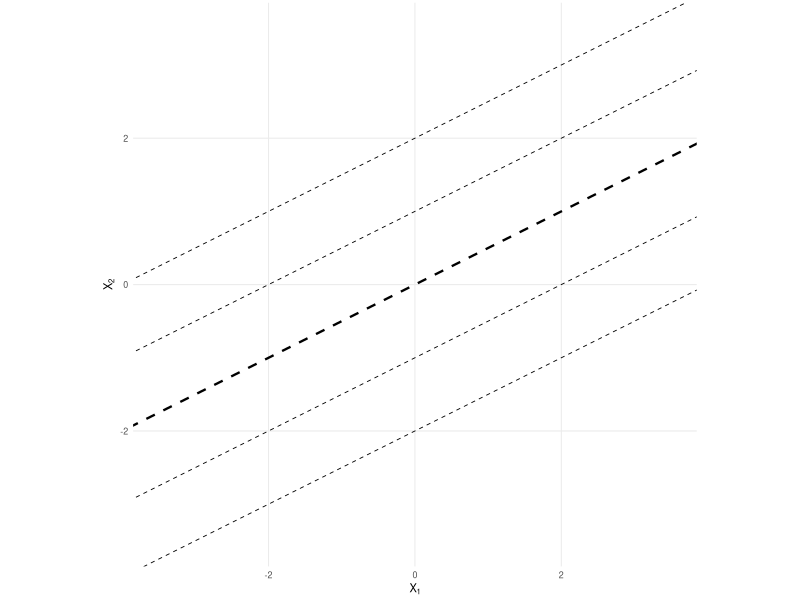
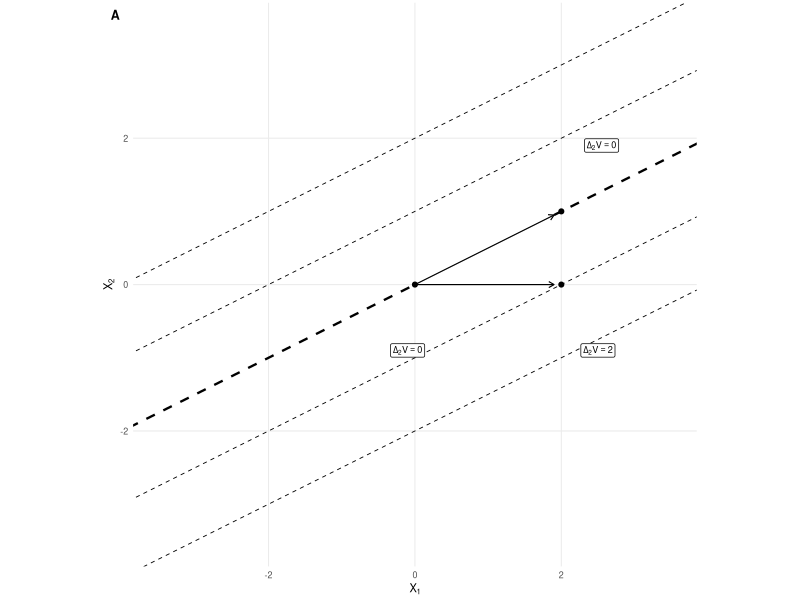
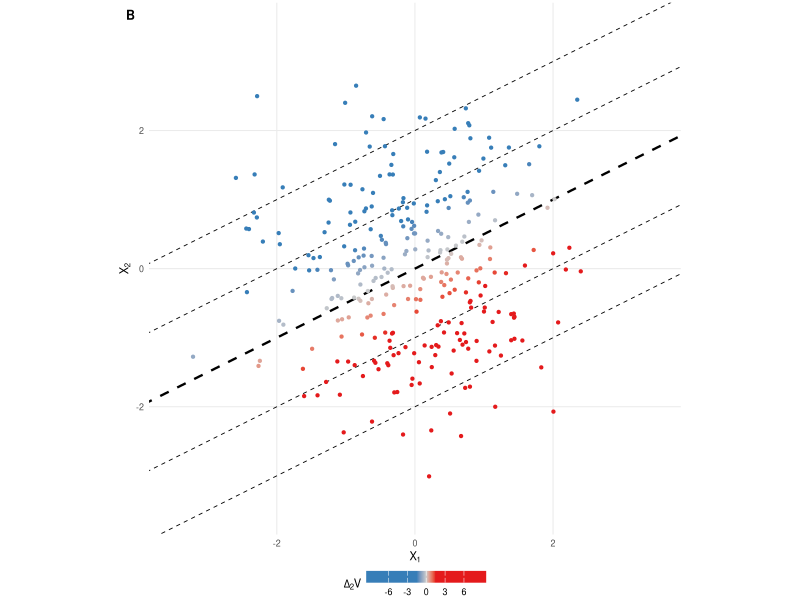
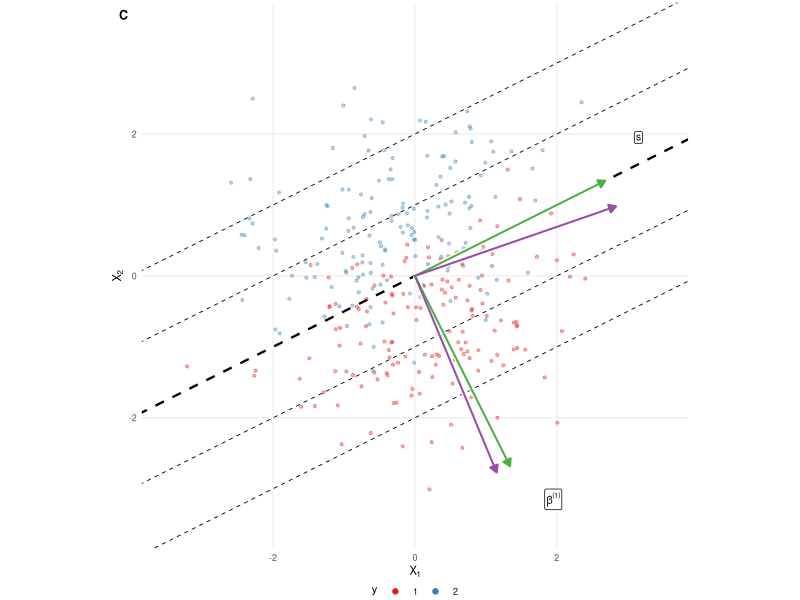

Source code (R) for these figures, in order: (Note: this script raises an error after producing the figures.)
### Illustration of the type-1 and type-3 initialization strategies

library("ggplot2")

set.seed(1)

N <- 300
Sigma <- matrix(c(2, 1, 1, 2), nrow = 2)
L <- t(chol(Sigma))

colors <- c("#E41A1C", "#377EB8", "#4DAF4A", "#984EA3")

### two type-1 regressors of the first alternative, the systematic utility of
### the second alternative is fixed at zero; the same values are also read as
### the values of one type-3 regressor for the two alternatives, for which
### beta_3 = (beta_1[1], -beta_1[2]) gives the same utility difference

beta_1 <- c(1, -2)
beta_3 <- c(1, 2)

data <- data.frame(x_1 = numeric(N), x_2 = numeric(N), y = numeric(N))
for (n in seq_len(N)) {
  x_n <- stats::rnorm(2)
  U_n <- c(sum(x_n * beta_1), 0) + L %*% stats::rnorm(2)
  data[n, ] <- c(x_n, which.max(U_n))
}
y <- data$y

X <- matrix(0, nrow = 2 * N, ncol = 2)
X[c(TRUE, FALSE), ] <- as.matrix(data[, 1:2])
X_c <- scale(X, scale = FALSE)
y_c <- as.vector(t(diag(2)[y, ]))
y_c <- y_c - mean(y_c)
alpha_hat <- as.vector(solve(crossprod(X_c), crossprod(X_c, y_c)))
alpha_hat <- alpha_hat / sqrt(sum(alpha_hat^2))

M <- stats::cov(diag(2)[y, , drop = FALSE], as.matrix(data[, 1:2]))
s_hat <- svd(M)$v[, nrow(M)]
s_hat <- s_hat * sign(s_hat[1])

cat(sprintf(
  "type-1: beta direction = (%.2f, %.2f), estimate = (%.2f, %.2f)\n",
  beta_1[1] / sqrt(sum(beta_1^2)), beta_1[2] / sqrt(sum(beta_1^2)),
  alpha_hat[1], alpha_hat[2]
))
cat(sprintf(
  "type-3: beta = (%.2f, %.2f), estimate = (%.2f, %.2f)\n",
  beta_3[1], beta_3[2], 1, s_hat[1] / s_hat[2]
))

### panels

delta_v <- seq(-4, 4, by = 2)
cov_space <- ggplot(data, aes(x = x_1, y = x_2)) +
  geom_abline(
    slope = beta_3[1] / beta_3[2], intercept = -delta_v / beta_3[2], linetype = "dashed",
    linewidth = ifelse(delta_v == 0, 0.8, 0.3)
  ) +
  labs(x = expression(X[1]), y = expression(X[2])) +
  scale_x_continuous(breaks = seq(-2, 2, 2), limits = c(-3.5, 3.5)) +
  scale_y_continuous(breaks = seq(-2, 2, 2), limits = c(-3.5, 3.5)) +
  coord_fixed() +
  theme_minimal(base_size = 8) +
  theme(
    legend.position = "bottom",
    legend.key.height = unit(3, "mm"),
    legend.margin = margin(t = -4),
    panel.grid.minor = element_blank(),
    plot.margin = margin(2, 5.5, 2, 5.5),
    plot.tag = element_text(face = "bold", size = 9),
    plot.tag.position = c(0.02, 0.98)
  )

points_a <- data.frame(
  x_1 = c(0, 2, 2), x_2 = c(0, 0, 1), label = c(0, 2, 0),
  nudge_x = c(-0.1, 0.5, 0.55), nudge_y = c(-0.9, -0.9, 0.9)
)
arrows_a <- data.frame(x = 0, y = 0, xend = 1.9, yend = c(0, 0.95))
panel_a <- cov_space +
  geom_segment(
    data = arrows_a, aes(x = x, y = y, xend = xend, yend = yend), inherit.aes = FALSE,
    colour = "white", linewidth = 1.6
  ) +
  geom_segment(
    data = arrows_a, aes(x = x, y = y, xend = xend, yend = yend), inherit.aes = FALSE,
    arrow = arrow(length = unit(0.06, "inches")), linewidth = 0.4
  ) +
  geom_point(data = points_a, aes(x = x_1, y = x_2), size = 1.4) +
  geom_label(
    data = points_a,
    aes(x = x_1 + nudge_x, y = x_2 + nudge_y, label = paste0("Delta[2]*V==", label)),
    parse = TRUE, size = 2.3, linewidth = 0, label.padding = unit(0.6, "mm")
  ) +
  labs(tag = "A")

panel_b <- cov_space +
  geom_point(aes(color = x_1 * beta_3[1] - x_2 * beta_3[2]), size = 0.8) +
  scale_color_gradientn(
    colours = c(colors[2], colors[2], "grey80", colors[1], colors[1]),
    values = scales::rescale(c(-9.5, -1.5, 0, 1.5, 9.5)),
    limits = c(-9.5, 9.5), breaks = seq(-6, 6, by = 3)
  ) +
  labs(color = expression(Delta[2] * V), tag = "B")

unit_length <- function(v, length = 3) v / sqrt(sum(v^2)) * length
ends <- rbind(
  unit_length(beta_1), unit_length(alpha_hat),
  unit_length(1 / beta_3), unit_length(s_hat)
)
arrows <- data.frame(xend = ends[, 1], yend = ends[, 2], color = colors[c(3, 4, 3, 4)])
arrow_labels <- data.frame(
  x = c(1.95, 3.15), y = c(-3.15, 1.95), label = c("beta^'(1)'", "s")
)

panel_c <- cov_space +
  geom_point(aes(color = factor(y, levels = c(1, 2))), size = 0.8, alpha = 0.35) +
  scale_colour_manual(
    values = colors[1:2], guide = guide_legend(override.aes = list(alpha = 1, size = 1.5))
  ) +
  geom_segment(
    data = arrows, aes(x = 0, y = 0, xend = xend, yend = yend), inherit.aes = FALSE,
    colour = "white", linewidth = 1.6
  ) +
  geom_segment(
    data = arrows, aes(x = 0, y = 0, xend = xend, yend = yend), inherit.aes = FALSE,
    colour = arrows$color, linewidth = 0.7,
    arrow = arrow(length = unit(0.08, "inches"), type = "closed")
  ) +
  geom_label(
    data = arrow_labels, aes(x = x, y = y, label = label), inherit.aes = FALSE,
    parse = TRUE, size = 2.6, linewidth = 0, label.padding = unit(0.4, "mm")
  ) +
  labs(color = expression(y), tag = "C")

### layout: one row of three panels

width <- 5.4
grDevices::pdf(NULL, width = width, height = 5)
grobs <- lapply(list(panel_a, panel_b, panel_c), ggplot2::ggplotGrob)
g <- do.call(cbind, c(grobs, size = "max"))
is_null <- function(u) grid::unitType(u) == "null"
fixed_w <- sum(grid::convertWidth(g$widths[!is_null(g$widths)], "in", valueOnly = TRUE))
fixed_h <- sum(grid::convertHeight(g$heights[!is_null(g$heights)], "in", valueOnly = TRUE))
invisible(dev.off())
height <- fixed_h + (width - fixed_w) / 3

grDevices::cairo_pdf("figures/illustration.pdf", width = width, height = height)
grid::grid.draw(g)
invisible(dev.off())
